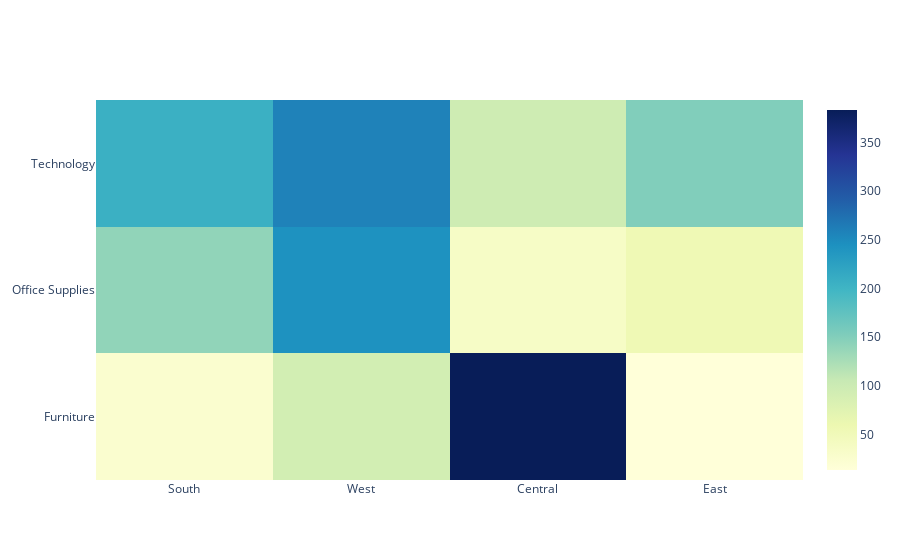

Here is the notebook cell this chart was saved with:
### Markdown cell above
#### The above Heatmap proves that :
In Central Region we are getting the <b>least</b> <b>Profit</b> from <b>Furniture</b> where as
in <b>West Region</b> we are getting the <b>maximum</b> <b>Profit</b> from  <b>Other                                            Supplies</b>.

### Code cell
trace=go.Heatmap(x=df['Region'],
                y=df['Category'],
                z=df['Sales'],
                type='heatmap',
                 colorscale='YlGnBu'
                )

data = [trace]
fig = go.Figure(data = data)
iplot(fig)

### Figure 1 — Plotly figure (JSON) as saved in the notebook; plotly's stock layout.template omitted (floating-point values rounded to 4 significant figures; data arrays with more than 128 entries replaced by an {"elided": "..."} marker saying what was removed)
{"data": [{"colorscale": [[0, "rgb(255,255,217)"], [0.125, "rgb(237,248,177)"], [0.25, "rgb(199,233,180)"], [0.375, "rgb(127,205,187)"], [0.5, "rgb(65,182,196)"], [0.625, "rgb(29,145,192)"], [0.75, "rgb(34,94,168)"], [0.875, "rgb(37,52,148)"], [1, "rgb(8,29,88)"]], "type": "heatmap", "x": {"elided": "9977 str values"}, "y": {"elided": "9977 str values"}, "z": {"elided": "9977 float values"}}], "layout": {}}
